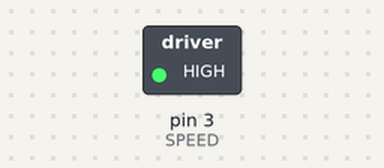
The sketch below on a simulated Arduino Uno, built with avr-gcc and run on an emulated ATmega328P. Shown: switched loads named in the sketch (green lamp = pin HIGH). Dashed ring = blinking.

Above: at 0.5 s.
Timing chart, 0 to 4.6 s (numbered marks = the images above):
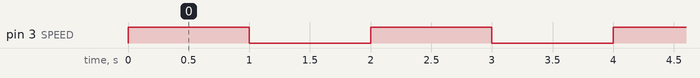

Measured:
- by itself, pin 3 (SPEED): alternates HIGH for 1.0 s and LOW for 1.0 s

The sketch:

BrushlessMotorTest.ino
```cpp
#define SPEED 3


void setup() {
  // put your setup code here, to run once:
  pinMode(SPEED, OUTPUT);

}

void loop() {
  // put your main code here, to run repeatedly:
  analogWrite(SPEED, 255);
  delay(1000);
  analogWrite(SPEED, 0);
  delay(1000);


}
```
